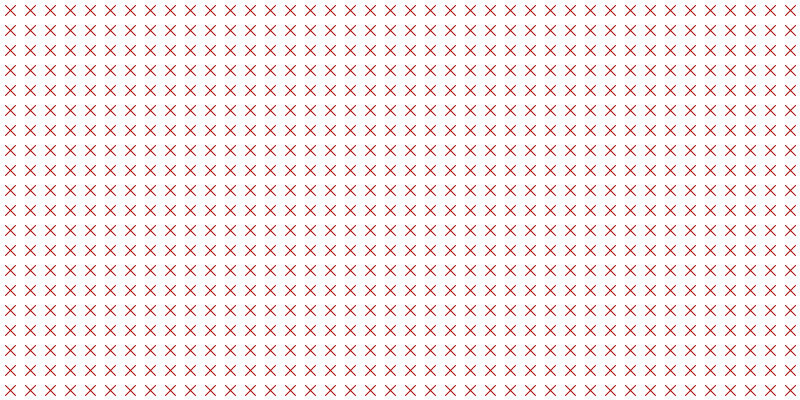
Frame 1 (no input)
Frame 60 (the mouse pressed at the canvas centre just before this capture): identical to frame 1, image omitted
Frame 120 (the mouse held since frame 60 and released just before this capture): identical to frame 1, image omitted

The Processing sketch that drew this single still picture (run headless with seeded random() and noise(); from frame 60 on, the mouse is pressed at the canvas centre):

// Processing sketch: sketch_03_x_colores
// ── sketch_03_x_colores.pde
void setup() {
  size(800, 400);
  stroke(random(255), 0, 0);
  frameRate(20);
  rectMode(CENTER);
}

void draw() {
  background(255);
  for (int x = 10; x < width; x = x+20) {
    for (int y = 10; y < height; y = y+20) {
      //stroke(random(255), random(255), random(255));
      //rect(x, y, 10, 10);
      //ellipse(x, y, 10, 10);
      line(x-5, y-5, x+5, y+5);
      line(x+5, y-5, x-5, y+5);
    }
  }
}
